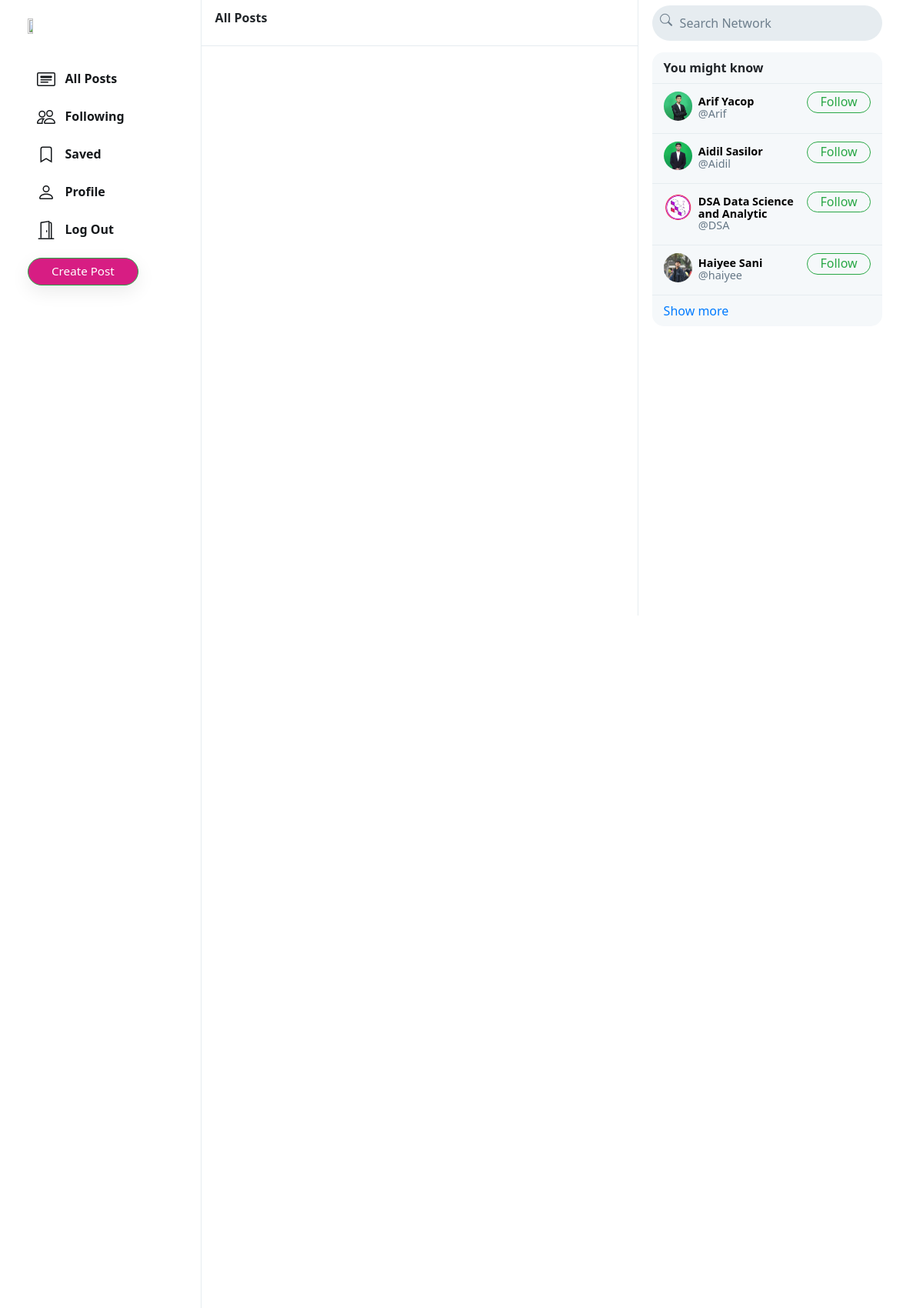
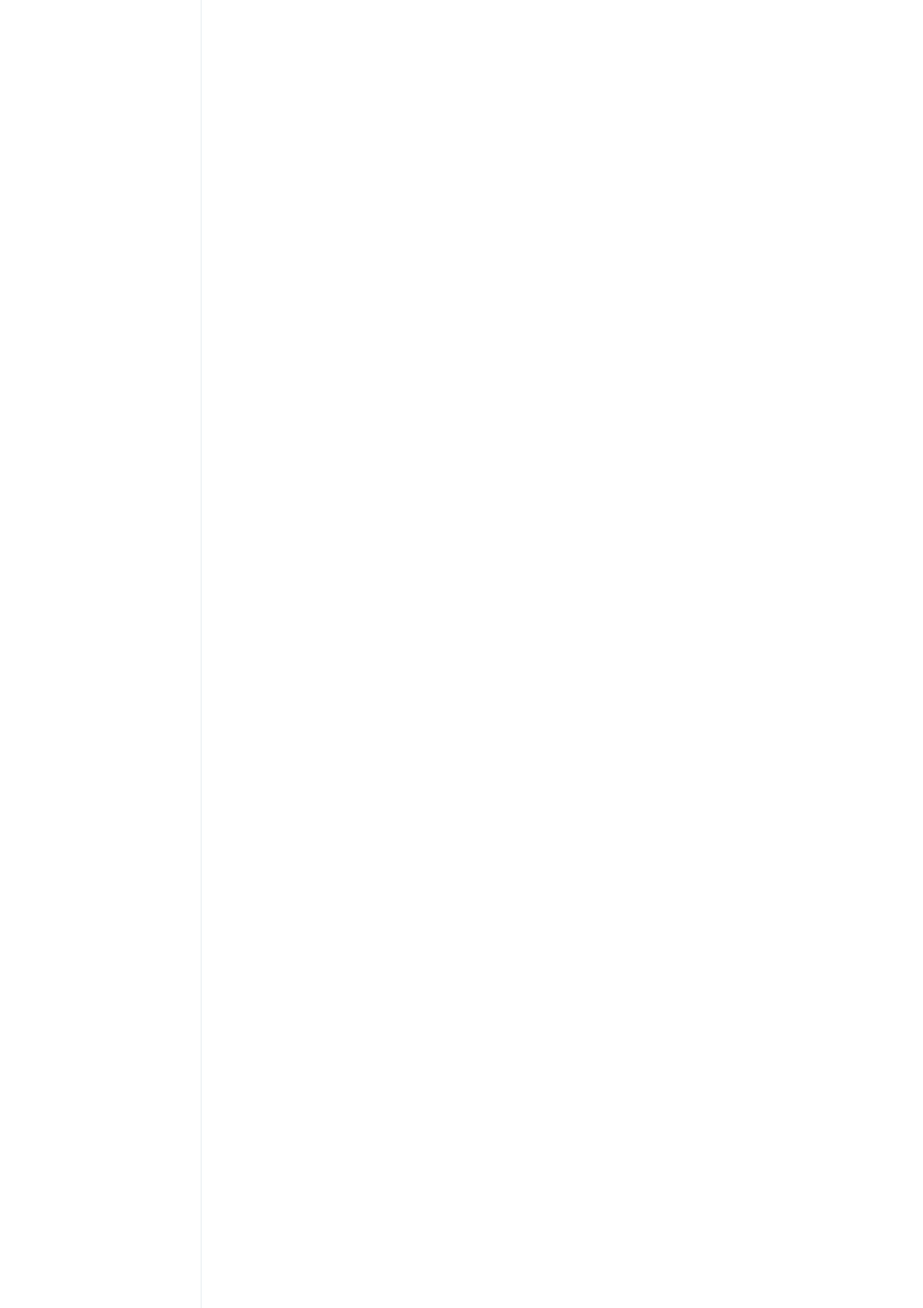
The app's page /blog/ (signed in, upper part) with its own data (2 pictures, top to bottom).
### network/models.py (models this page shows, shortened)
class User(AbstractUser):
    profile_pic = models.ImageField(upload_to='profile_pic/')
    bio = models.TextField(max_length=160, blank=True, null=True)
    cover = models.ImageField(upload_to='covers/', blank=True)

### network/views.py (the view)
# urls.py: path('', Index,name='index'),
def index(request):
    all_posts = Post.objects.all().order_by('-date_created')
    paginator = Paginator(all_posts, 10)
    page_number = request.GET.get('page')
    if page_number == None:
        page_number = 1
    posts = paginator.get_page(page_number)
    followings = []
    suggestions = []
    if request.user.is_authenticated:
        followings = Follower.objects.filter(followers=request.user).values_list('user', flat=True)
        suggestions = User.objects.exclude(pk__in=followings).exclude(username=request.user.username).order_by("?")[:6]
    return render(request, "network/index.html", {
        "posts": posts,
        "suggestions": suggestions,
        "page": "all_posts",
        'profile': False
    })

### network/templates/network/index.html (shortened to what this page needs)
{% extends "network/layout.html" %}
{% load static %}
{% block body %}
    <div class="main-div">
        <div class="left-div">
            <nav class="head heading">
                {% if page == 'all_posts' %}
                    All Posts
                {% elif page == 'following' %}
                    Following
                {% elif page == 'saved' %}
                    Saved
                {% elif page == 'profile' %}
                    Profile
                {% else %}
                    Explore
                {% endif %}
            </nav>
            <div class="left-div-content">
                <div class="posts-view">
                    <div class="main-div-content">
                    </div>
                </div>
            </div>
        </div>
    </div>
{% endblock %}

### network/templates/network/layout.html (shortened to what this page needs)
{% load static %}
<!DOCTYPE html>
<html lang="en">
    <head>
        <link rel="stylesheet" href="https://stackpath.bootstrapcdn.com/bootstrap/4.4.1/css/bootstrap.min.css">
        <link href="{% static 'network/styles.css' %}" rel="stylesheet">
    </head>
    <body>
        <div class="body" data-page="{{page}}">
            <div class="sidenav">
                <a href="{% url 'index' %}" class="navbar-brand">
                    <img src="{% static 'network/Images/logo.png' %}" height="31px">
                </a>
                <div style="height: 100%;">
                    <div>
                        <div>
                            <ul>
                                <li class="nav-item" id="all_posts">
                                <a href="{% url 'DSocial' %}" class="nav-link">
                                    <div>
                                        &nbsp;&nbsp;All Posts
                                    </div>
                                </a>
                                </li>
                                {% if user.is_authenticated %}
                                    <li class="nav-item" id="following">
                                        <a href="{% url 'following' %}" class="nav-link">
                                            <div>
                                                &nbsp;&nbsp;Following
                                            </div>
                                        </a>
                                    </li>
                                    <li class="nav-item" id="saved">
                                        <a href="{% url 'saved' %}" class="nav-link">
                                            <div>
                                                <svg width="1.5em" height="1.5em" viewBox="0 0 16 16" class="bi bi-bookmark" fill="currentColor" xmlns="http://www.w3.org/2000/svg">
                                                    <path fill-rule="evenodd" d="M8 12l5 3V3a2 2 0 0 0-2-2H5a2 2 0 0 0-2 2v12l5-3zm-4 1.234l4-2.4 4 2.4V3a1 1 0 0 0-1-1H5a1 1 0 0 0-1 1v10.234z"/>
                                                  </svg>
                                                &nbsp;&nbsp;Saved
                                            </div>
                                        </a>
                                    </li>
                                    <li class="nav-item" id="profile">
                                        <a href="{% url 'profile' user.username %}" class="nav-link">
                                            <div>
                                                &nbsp;&nbsp;Profile
                                            </div>
                                        </a>
                                    </li>
                                    <li class="nav-item" id="logout">
                                        <a href="{% url 'logout' %}" class="nav-link">
                                            <div>
                                                &nbsp;&nbsp;Log Out
                                            </div>
                                        </a>
                                    </li>
                                {% endif %}
                            </ul>
                        </div>
                        {% if user.is_authenticated %}
                            <button id="popup-btn" class="btn btn-success new-post-btn" onclick="createpost()">Create Post</button>
                        {% endif %}
                    </div>
                </div>
            </div>
            {% block body %}
            {% endblock %}
            <div class="right-div">
                <nav class="head">
                    <form action="#">
                        <div class="search-div">
                            <div>
                            </div>
                            <input type="text" name="query" id="search-box" placeholder="Search Network">
                        </div>
                    </form>
                </nav>
                <div class='right-div-content'>
                    <div class="space" style="background-color: white;"></div>
                    {% if user.is_authenticated %}
                        <div class="suggestion-box">
                            <div class="suggestion-header">
                                You might know
                            </div>
                            {% for suggestion in suggestions %}
                                <div class="suggestion-user">
                                    <div>
                                        <a href="{% url 'profile' suggestion.username %}">
                                            <div class="small-profilepic" style="background-image: url(/media/{{suggestion.profile_pic}})"></div>
                                        </a>
                                    </div>
                                    <div class="user-details">
                                        <a href="{% url 'profile' suggestion.username %}">
                                            <div id="user-name">
                                                <strong>
                                                    {{suggestion.first_name}} {{suggestion.last_name}}
                                                </strong>
                                            </div>
                                            <div class="grey">@{{suggestion.username}}</div>
                                        </a>
                                    </div>
                                    <div>
                                        <button class="btn btn-outline-success" type="button" onclick="follow_user(this,'{{suggestion.username}}','suggestion')">Follow</button>
                                    </div>
                                </div>
                            {% empty %}
                                    <div style="text-align: center; border-bottom: .5px solid #e6ecf0; padding: 10px 15px;">
                                        <span class="grey" style="font-size: .9em;">No suggestions available.</span>
                                    </div>
                            {% endfor %}
                            <div class="suggestion-footer">
                                <a href="#">Show more</a>
                            </div>
                        </div>
                    {% endif %}
                </div>
            </div>
        </div>
    </body>
</html>

### network/static/network/styles.css (style rules this page uses)
.body { display: flex; min-height: 100%; font-family: system-ui, sans-serif; }
.btn { border-radius: 20px; padding: 0.32rem 1rem 0.375rem 1rem; }
.btn, .btn:focus, .btn:active { box-shadow: none !important; -webkit-box-shadow: none !important; }
.grey { color: #657786; }
svg { vertical-align: text-top; }
.btn-success { background-color: #d71d83; }
.sidenav { height: 100%; width: 21.8%; position: fixed; top: 0; left: 0; padding: 15px; list-style: none; border-right: .5px solid #e6ecf0; z-index: 100; padding-left: 3%; background-color: white; }
.navbar-brand img { width: 60%; height: 30%; }
.sidenav ul { list-style: none; padding-left: 0px; margin-top: 3vh; }
.sidenav li { margin-top: 7px; }
.sidenav .nav-link { color: #14171a; line-height: .7em; font-weight: 700; padding: 0px; }
.sidenav .nav-link > div { padding: 10px 20px 8px 12px; border-radius: 25px; line-height: 0.9em; width: max-content; }
.new-post-btn { padding-left: 30px !important; padding-right: 30px !important; font-size: .95em; font-weight: 530; box-shadow: rgba(0, 0, 0, 0.08) 0px 8px 24px !important; }
.main-div { position: relative; width: 47.25%; min-height: 100vh; left: 21.8%; }
.left-div { position: relative; }
.head { height: 7.5vh; }
.heading { position: fixed; width: 47.255%; top: 0px; padding: 18px; border-bottom: .5px solid #e6ecf0; line-height: .7em; font-weight: 800; background-color: #fff; z-index: 1000; }
.left-div-content { margin-top: 7.5vh; }
.small-profilepic { width: 3.1vw; height: 3.1vw; border-radius: 9999px; overflow: hidden; margin-right: 8px; background-size: cover; background-repeat: no-repeat; background-position: center; box-sizing: content-box; }
.space { height: 8px; background-color: #e6ecf0; }
.right-div { width: 28%; height: 100vh; position: fixed; right: 2.95%; border-left: .5px solid #e6ecf0; background-color: white; }
.right-div .head { padding: .9vh 1.5vw; }
.right-div .search-div { margin-left: auto; margin-right: auto; display: flex; border-radius: 25px; background-color: #e6ecf0; padding-left: 10px; padding-right: 10px; vertical-align: middle; }
#search-box { height: 5.7vh; border: none; background: none; outline: none; width: 100%; margin-left: 8px; }
#search-box::placeholder { color: #6d7e8c; }
.right-div-content { height: 92.5vh; overflow: auto; padding-left: 1.5vw; padding-right: 1.5vw; }
.suggestion-box, .guest-box { border-radius: 15px; overflow: hidden; background-color: #f5f8fa; }
.suggestion-header { padding: 13px 15px; line-height: .9em; font-weight: 800; border-bottom: .5px solid #e6ecf0; }
.suggestion-user { display: flex; padding: 10px 15px; font-size: .9em; border-bottom: .5px solid #e6ecf0; }
.suggestion-user a { color: black; text-decoration: none; }
.user-details { flex: 1; line-height: 1.1em; padding: 5px 0px 7px 0px; }
.suggestion-user .btn { padding: 0em 1em .09em 1em; }
.suggestion-footer { padding: 13px 15px; line-height: .9em; }
.suggestion-footer a { text-decoration: none; }

### records on screen
User: profile_pic (picture), first_name "Arif", last_name "Yacop", username "Arif"
User: profile_pic (picture), first_name "Aidil", last_name "Sasilor", username "Aidil"
User: profile_pic (picture), first_name "DSA", last_name "Data Science and Analytic", username "DSA"
User: profile_pic (picture), first_name "Haiyee", last_name "Sani", username "haiyee"
